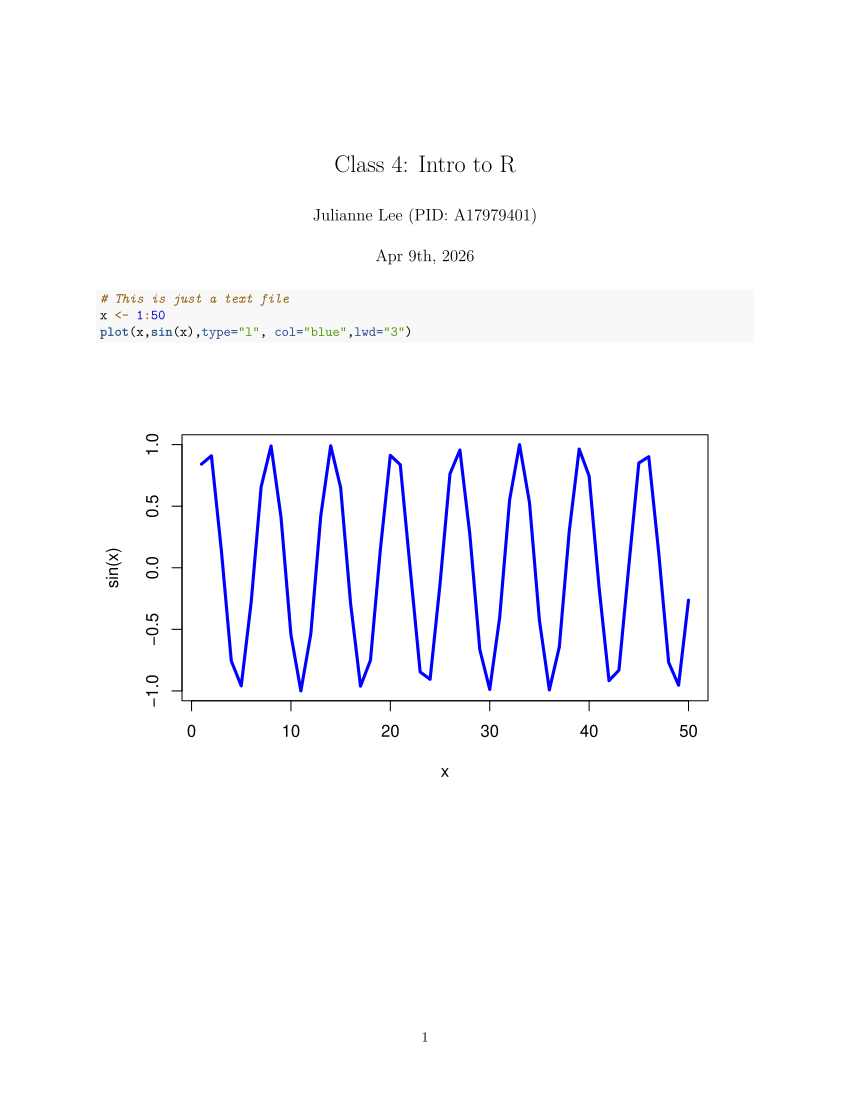

Reproduce this figure in R.
#' ---
#' title: "Class 4: Intro to R"
#' author: "Julianne Lee (PID: A17979401)"
#' date: "Apr 9th, 2026"
#' ---

# This is just a text file
x <- 1:50
plot(x,sin(x),type="l", col="blue",lwd="3")
